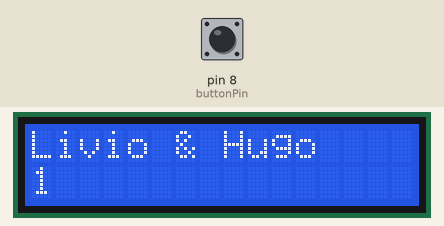
The sketch below on a simulated Arduino Uno, built with avr-gcc and run on an emulated ATmega328P. Parts: 16×2 character LCD. The inputs (shaded band) are chosen by the test bench; at power-on: pin 8 (buttonPin) LOW.

Above: at 0.1 s.
At 1.2 s:
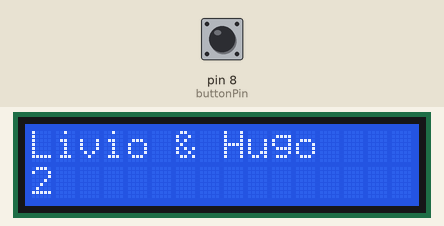
1.3 s: pin 8 (buttonPin) pulled HIGH for 1.2 s
At 2.8 s:
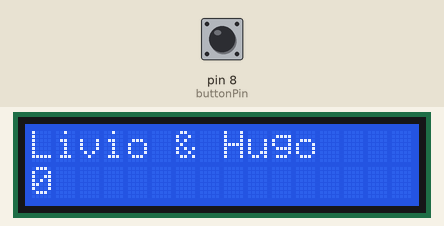
Timing chart, 0 to 4.3 s (numbered marks = the images above; inputs shaded):
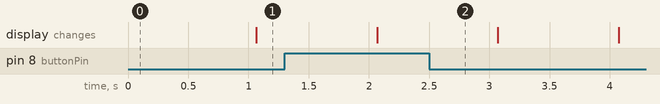

The sketch:

job04.ino
```cpp
#include <LiquidCrystal.h>

LiquidCrystal lcd(2, 3, 4, 5, 6, 7);

int buttonPin = 8;
int buttonState = 0;
int compteur = 0;

void setup() {
  lcd.begin(16, 2);
  pinMode(buttonPin, INPUT);
}

void loop() {
  buttonState = digitalRead(buttonPin);
  if (buttonState == HIGH) {
    compteur = 0;
  }
  else {
    compteur++;
  }
  lcd.setCursor(0, 0);
  lcd.print("Livio & Hugo");
  lcd.setCursor(0, 1);
  lcd.print(compteur);
  delay(1000);
}
```
